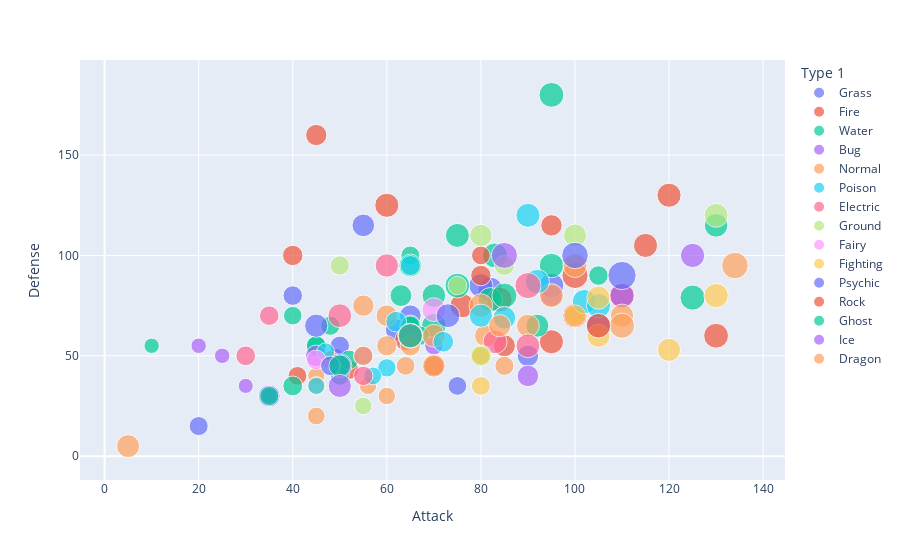

This figure's notebook cell:
### Code cell
fig=px.scatter(df,x='Attack',y='Defense',color='Type 1',size='Total',hover_data=['Name'])
fig.show()

### Figure 1 — Plotly figure (JSON) as saved in the notebook; plotly's stock layout.template omitted (floating-point values rounded to 4 significant figures)
{"data": [{"customdata": [["Bulbasaur"], ["Ivysaur"], ["Venusaur"], ["Oddish"], ["Gloom"], ["Vileplume"], ["Bellsprout"], ["Weepinbell"], ["Victreebel"], ["Exeggcute"], ["Exeggutor"], ["Tangela"]], "hovertemplate": "Type 1=Grass<br>Attack=%{x}<br>Defense=%{y}<br>Total=%{marker.size}<br>Name=%{customdata[0]}<extra></extra>", "legendgroup": "Grass", "marker": {"color": "#636efa", "size": [318, 405, 525, 320, 395, 490, 300, 390, 490, 325, 520, 435], "sizemode": "area", "sizeref": 1.7, "symbol": "circle"}, "mode": "markers", "name": "Grass", "orientation": "v", "showlegend": true, "type": "scatter", "x": [49, 62, 82, 50, 65, 80, 75, 90, 105, 40, 95, 55], "xaxis": "x", "y": [49, 63, 83, 55, 70, 85, 35, 50, 65, 80, 85, 115], "yaxis": "y"}, {"customdata": [["Charmander"], ["Charmeleon"], ["Charizard"], ["Vulpix"], ["Ninetales"], ["Growlithe"], ["Arcanine"], ["Ponyta"], ["Rapidash"], ["Magmar"], ["Flareon"], ["Moltres"]], "hovertemplate": "Type 1=Fire<br>Attack=%{x}<br>Defense=%{y}<br>Total=%{marker.size}<br>Name=%{customdata[0]}<extra></extra>", "legendgroup": "Fire", "marker": {"color": "#EF553B", "size": [309, 405, 534, 299, 505, 350, 555, 410, 500, 495, 525, 580], "sizemode": "area", "sizeref": 1.7, "symbol": "circle"}, "mode": "markers", "name": "Fire", "orientation": "v", "showlegend": true, "type": "scatter", "x": [52, 64, 84, 41, 76, 70, 110, 85, 100, 95, 130, 100], "xaxis": "x", "y": [43, 58, 78, 40, 75, 45, 80, 55, 70, 57, 60, 90], "yaxis": "y"}, {"customdata": [["Squirtle"], ["Wartortle"], ["Blastoise"], ["Psyduck"], ["Golduck"], ["Poliwag"], ["Poliwhirl"], ["Poliwrath"], ["Tentacool"], ["Tentacruel"], ["Slowpoke"], ["Slowbro"], ["Seel"], ["Dewgong"], ["Shellder"], ["Cloyster"], ["Krabby"], ["Kingler"], ["Horsea"], ["Seadra"], ["Goldeen"], ["Seaking"], ["Staryu"], ["Starmie"], ["Magikarp"], ["Gyarados"], ["Lapras"], ["Vaporeon"]], "hovertemplate": "Type 1=Water<br>Attack=%{x}<br>Defense=%{y}<br>Total=%{marker.size}<br>Name=%{customdata[0]}<extra></extra>", "legendgroup": "Water", "marker": {"color": "#00cc96", "size": [314, 405, 530, 320, 500, 300, 385, 510, 335, 515, 315, 490, 325, 475, 305, 525, 325, 475, 295, 440, 320, 450, 340, 520, 200, 540, 535, 525], "sizemode": "area", "sizeref": 1.7, "symbol": "circle"}, "mode": "markers", "name": "Water", "orientation": "v", "showlegend": true, "type": "scatter", "x": [48, 63, 83, 52, 82, 50, 65, 95, 40, 70, 65, 75, 45, 70, 65, 95, 105, 130, 40, 65, 67, 92, 45, 75, 10, 125, 85, 65], "xaxis": "x", "y": [65, 80, 100, 48, 78, 40, 65, 95, 35, 65, 65, 110, 55, 80, 100, 180, 90, 115, 70, 95, 60, 65, 55, 85, 55, 79, 80, 60], "yaxis": "y"}, {"customdata": [["Caterpie"], ["Metapod"], ["Butterfree"], ["Weedle"], ["Kakuna"], ["Beedrill"], ["Paras"], ["Parasect"], ["Venonat"], ["Venomoth"], ["Scyther"], ["Pinsir"]], "hovertemplate": "Type 1=Bug<br>Attack=%{x}<br>Defense=%{y}<br>Total=%{marker.size}<br>Name=%{customdata[0]}<extra></extra>", "legendgroup": "Bug", "marker": {"color": "#ab63fa", "size": [195, 205, 395, 195, 205, 395, 285, 405, 305, 450, 500, 500], "sizemode": "area", "sizeref": 1.7, "symbol": "circle"}, "mode": "markers", "name": "Bug", "orientation": "v", "showlegend": true, "type": "scatter", "x": [30, 20, 45, 35, 25, 90, 70, 95, 55, 65, 110, 125], "xaxis": "x", "y": [35, 55, 50, 30, 50, 40, 55, 80, 50, 60, 80, 100], "yaxis": "y"}, {"customdata": [["Pidgey"], ["Pidgeotto"], ["Pidgeot"], ["Rattata"], ["Raticate"], ["Spearow"], ["Fearow"], ["Jigglypuff"], ["Wigglytuff"], ["Meowth"], ["Persian"], ["Farfetch'd"], ["Doduo"], ["Dodrio"], ["Lickitung"], ["Chansey"], ["Kangaskhan"], ["Tauros"], ["Ditto"], ["Eevee"], ["Porygon"], ["Snorlax"]], "hovertemplate": "Type 1=Normal<br>Attack=%{x}<br>Defense=%{y}<br>Total=%{marker.size}<br>Name=%{customdata[0]}<extra></extra>", "legendgroup": "Normal", "marker": {"color": "#FFA15A", "size": [251, 349, 479, 253, 413, 262, 442, 270, 435, 290, 440, 352, 310, 460, 385, 450, 490, 490, 288, 325, 395, 540], "sizemode": "area", "sizeref": 1.7, "symbol": "circle"}, "mode": "markers", "name": "Normal", "orientation": "v", "showlegend": true, "type": "scatter", "x": [45, 60, 80, 56, 81, 60, 90, 45, 70, 45, 70, 65, 85, 110, 55, 5, 95, 100, 48, 55, 60, 110], "xaxis": "x", "y": [40, 55, 75, 35, 60, 30, 65, 20, 45, 35, 60, 55, 45, 70, 75, 5, 80, 95, 48, 50, 70, 65], "yaxis": "y"}, {"customdata": [["Ekans"], ["Arbok"], ["NidoranªÛ"], ["Nidorina"], ["Nidoqueen"], ["Nidoranªâ"], ["Nidorino"], ["Nidoking"], ["Zubat"], ["Golbat"], ["Grimer"], ["Muk"], ["Koffing"], ["Weezing"]], "hovertemplate": "Type 1=Poison<br>Attack=%{x}<br>Defense=%{y}<br>Total=%{marker.size}<br>Name=%{customdata[0]}<extra></extra>", "legendgroup": "Poison", "marker": {"color": "#19d3f3", "size": [288, 438, 275, 365, 505, 273, 365, 505, 245, 455, 325, 500, 340, 490], "sizemode": "area", "sizeref": 1.7, "symbol": "circle"}, "mode": "markers", "name": "Poison", "orientation": "v", "showlegend": true, "type": "scatter", "x": [60, 85, 47, 62, 92, 57, 72, 102, 45, 80, 80, 105, 65, 90], "xaxis": "x", "y": [44, 69, 52, 67, 87, 40, 57, 77, 35, 70, 50, 75, 95, 120], "yaxis": "y"}, {"customdata": [["Pikachu"], ["Raichu"], ["Magnemite"], ["Magneton"], ["Voltorb"], ["Electrode"], ["Electabuzz"], ["Jolteon"], ["Zapdos"]], "hovertemplate": "Type 1=Electric<br>Attack=%{x}<br>Defense=%{y}<br>Total=%{marker.size}<br>Name=%{customdata[0]}<extra></extra>", "legendgroup": "Electric", "marker": {"color": "#FF6692", "size": [320, 485, 325, 465, 330, 480, 490, 525, 580], "sizemode": "area", "sizeref": 1.7, "symbol": "circle"}, "mode": "markers", "name": "Electric", "orientation": "v", "showlegend": true, "type": "scatter", "x": [55, 90, 35, 60, 30, 50, 83, 65, 90], "xaxis": "x", "y": [40, 55, 70, 95, 50, 70, 57, 60, 85], "yaxis": "y"}, {"customdata": [["Sandshrew"], ["Sandslash"], ["Diglett"], ["Dugtrio"], ["Cubone"], ["Marowak"], ["Rhyhorn"], ["Rhydon"]], "hovertemplate": "Type 1=Ground<br>Attack=%{x}<br>Defense=%{y}<br>Total=%{marker.size}<br>Name=%{customdata[0]}<extra></extra>", "legendgroup": "Ground", "marker": {"color": "#B6E880", "size": [300, 450, 265, 405, 320, 425, 345, 485], "sizemode": "area", "sizeref": 1.7, "symbol": "circle"}, "mode": "markers", "name": "Ground", "orientation": "v", "showlegend": true, "type": "scatter", "x": [75, 100, 55, 80, 50, 80, 85, 130], "xaxis": "x", "y": [85, 110, 25, 50, 95, 110, 95, 120], "yaxis": "y"}, {"customdata": [["Clefairy"], ["Clefable"]], "hovertemplate": "Type 1=Fairy<br>Attack=%{x}<br>Defense=%{y}<br>Total=%{marker.size}<br>Name=%{customdata[0]}<extra></extra>", "legendgroup": "Fairy", "marker": {"color": "#FF97FF", "size": [323, 483], "sizemode": "area", "sizeref": 1.7, "symbol": "circle"}, "mode": "markers", "name": "Fairy", "orientation": "v", "showlegend": true, "type": "scatter", "x": [45, 70], "xaxis": "x", "y": [48, 73], "yaxis": "y"}, {"customdata": [["Mankey"], ["Primeape"], ["Machop"], ["Machoke"], ["Machamp"], ["Hitmonlee"], ["Hitmonchan"]], "hovertemplate": "Type 1=Fighting<br>Attack=%{x}<br>Defense=%{y}<br>Total=%{marker.size}<br>Name=%{customdata[0]}<extra></extra>", "legendgroup": "Fighting", "marker": {"color": "#FECB52", "size": [305, 455, 305, 405, 505, 455, 455], "sizemode": "area", "sizeref": 1.7, "symbol": "circle"}, "mode": "markers", "name": "Fighting", "orientation": "v", "showlegend": true, "type": "scatter", "x": [80, 105, 80, 100, 130, 120, 105], "xaxis": "x", "y": [35, 60, 50, 70, 80, 53, 79], "yaxis": "y"}, {"customdata": [["Abra"], ["Kadabra"], ["Alakazam"], ["Drowzee"], ["Hypno"], ["Mr. Mime"], ["Mewtwo"], ["Mew"]], "hovertemplate": "Type 1=Psychic<br>Attack=%{x}<br>Defense=%{y}<br>Total=%{marker.size}<br>Name=%{customdata[0]}<extra></extra>", "legendgroup": "Psychic", "marker": {"color": "#636efa", "size": [310, 400, 500, 328, 483, 460, 680, 600], "sizemode": "area", "sizeref": 1.7, "symbol": "circle"}, "mode": "markers", "name": "Psychic", "orientation": "v", "showlegend": true, "type": "scatter", "x": [20, 35, 50, 48, 73, 45, 110, 100], "xaxis": "x", "y": [15, 30, 45, 45, 70, 65, 90, 100], "yaxis": "y"}, {"customdata": [["Geodude"], ["Graveler"], ["Golem"], ["Onix"], ["Omanyte"], ["Omastar"], ["Kabuto"], ["Kabutops"], ["Aerodactyl"]], "hovertemplate": "Type 1=Rock<br>Attack=%{x}<br>Defense=%{y}<br>Total=%{marker.size}<br>Name=%{customdata[0]}<extra></extra>", "legendgroup": "Rock", "marker": {"color": "#EF553B", "size": [300, 390, 495, 385, 355, 495, 355, 495, 515], "sizemode": "area", "sizeref": 1.7, "symbol": "circle"}, "mode": "markers", "name": "Rock", "orientation": "v", "showlegend": true, "type": "scatter", "x": [80, 95, 120, 45, 40, 60, 80, 115, 105], "xaxis": "x", "y": [100, 115, 130, 160, 100, 125, 90, 105, 65], "yaxis": "y"}, {"customdata": [["Gastly"], ["Haunter"], ["Gengar"]], "hovertemplate": "Type 1=Ghost<br>Attack=%{x}<br>Defense=%{y}<br>Total=%{marker.size}<br>Name=%{customdata[0]}<extra></extra>", "legendgroup": "Ghost", "marker": {"color": "#00cc96", "size": [310, 405, 500], "sizemode": "area", "sizeref": 1.7, "symbol": "circle"}, "mode": "markers", "name": "Ghost", "orientation": "v", "showlegend": true, "type": "scatter", "x": [35, 50, 65], "xaxis": "x", "y": [30, 45, 60], "yaxis": "y"}, {"customdata": [["Jynx"], ["Articuno"]], "hovertemplate": "Type 1=Ice<br>Attack=%{x}<br>Defense=%{y}<br>Total=%{marker.size}<br>Name=%{customdata[0]}<extra></extra>", "legendgroup": "Ice", "marker": {"color": "#ab63fa", "size": [455, 580], "sizemode": "area", "sizeref": 1.7, "symbol": "circle"}, "mode": "markers", "name": "Ice", "orientation": "v", "showlegend": true, "type": "scatter", "x": [50, 85], "xaxis": "x", "y": [35, 100], "yaxis": "y"}, {"customdata": [["Dratini"], ["Dragonair"], ["Dragonite"]], "hovertemplate": "Type 1=Dragon<br>Attack=%{x}<br>Defense=%{y}<br>Total=%{marker.size}<br>Name=%{customdata[0]}<extra></extra>", "legendgroup": "Dragon", "marker": {"color": "#FFA15A", "size": [300, 420, 600], "sizemode": "area", "sizeref": 1.7, "symbol": "circle"}, "mode": "markers", "name": "Dragon", "orientation": "v", "showlegend": true, "type": "scatter", "x": [64, 84, 134], "xaxis": "x", "y": [45, 65, 95], "yaxis": "y"}], "layout": {"legend": {"itemsizing": "constant", "title": {"text": "Type 1"}, "tracegroupgap": 0}, "margin": {"t": 60}, "xaxis": {"anchor": "y", "domain": [0, 1], "title": {"text": "Attack"}}, "yaxis": {"anchor": "x", "domain": [0, 1], "title": {"text": "Defense"}}}}
